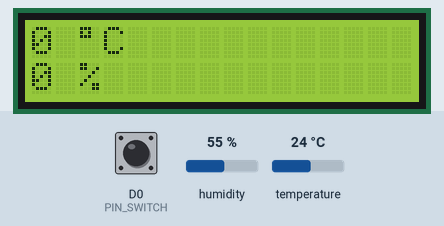
Recording of a sketch running on a simulated ESP8266 (NodeMCU). On the bench: 16×2 character LCD. The test bench sets the inputs (shaded band); at power-on: humidity 55 %, temperature 24 °C, D0 (PIN_SWITCH) LOW.

Above: at 1.2 s.
1.3 s: humidity set to 22 %
At 4.1 s:
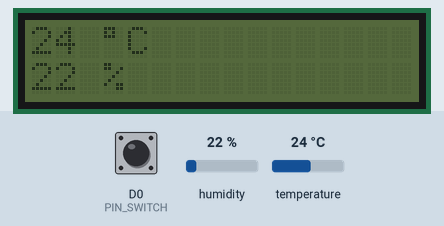
4.5 s: temperature set to 12 °C
At 7.3 s:
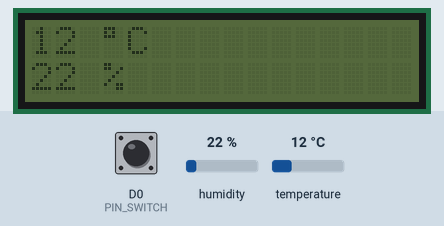
7.6 s: D0 (PIN_SWITCH) pulled HIGH for 0.15 s
At 8.9 s:
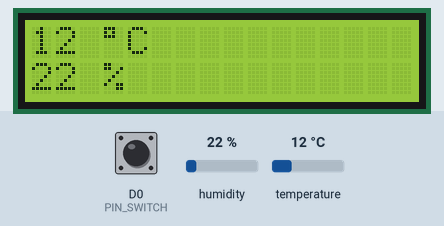
12.2 s: humidity set to 40 %
At 15.6 s:
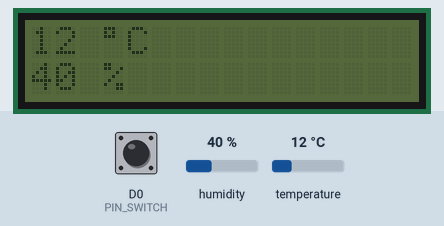
15.9 s: D0 (PIN_SWITCH) pulled HIGH for 1 s
At 16.4 s:
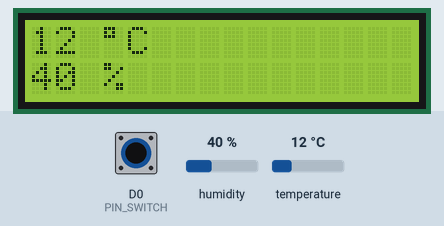
21.3 s: D0 (PIN_SWITCH) pulled HIGH for 3.2 s
Timing chart, 0 to 24.3 s (numbered marks = the images above; inputs shaded):
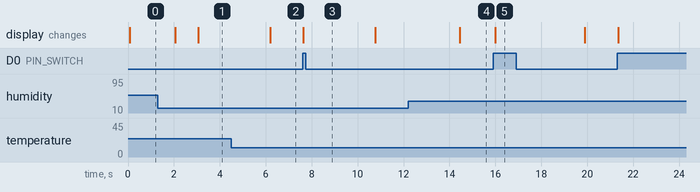

Measured:
- after the input at 4.5 s, the display: changes after 1.7 s (image 2)
- after the input at 7.6 s, the display: changes at once (image 3)
- after the input at 12.2 s, the display: changes after 2.2 s (image 4)
- after the input at 15.9 s, the display: changes after 0.09 s (image 5)

The sketch:

tempClient.ino
```cpp
#include <Wire.h>
#include <LiquidCrystal_I2C.h>
#include "DHT.h"

#define PIN_DHT                  D3
#define PIN_SWITCH               D0


//DHT11 can only read every 2 s.
#define INTERVAL_DHT_READ      2000
#define INTERVAL_DISPLAY_DIM   3000

DHT dht(PIN_DHT, DHT11);
LiquidCrystal_I2C lcd(0x27, 16, 2);

uint32_t timeSwitchReleased;
uint32_t timeDhtRead;
int temp;
int humi;
bool switchStateOld;

void readDht() {
  if ((timeDhtRead + INTERVAL_DHT_READ) <= millis()) {
    timeDhtRead = millis();
    if (dht.read()) {
      humi = dht.readHumidity();
      temp = dht.readTemperature();
    }
  }
}

void updateDisplay() {
  bool isSwitchPressed = digitalRead(PIN_SWITCH) == HIGH;

  if (isSwitchPressed) {
    timeSwitchReleased = millis();
  }

  if (isSwitchPressed || timeSwitchReleased + INTERVAL_DISPLAY_DIM > millis()) {
    lcd.backlight();
  }
  else {
    lcd.noBacklight();
  }

  lcd.setCursor(0, 0);
  lcd.print(temp);
  lcd.print(" ");
  lcd.print((char) 223);
  lcd.print("C");

  lcd.setCursor(0, 1);
  lcd.print(humi);
  lcd.print(" %");
}

void setup()
{
  lcd.begin();
  dht.begin();
  pinMode(D0, INPUT);
}

void loop()
{
  readDht();
  updateDisplay();
  delay(100);
}
```
